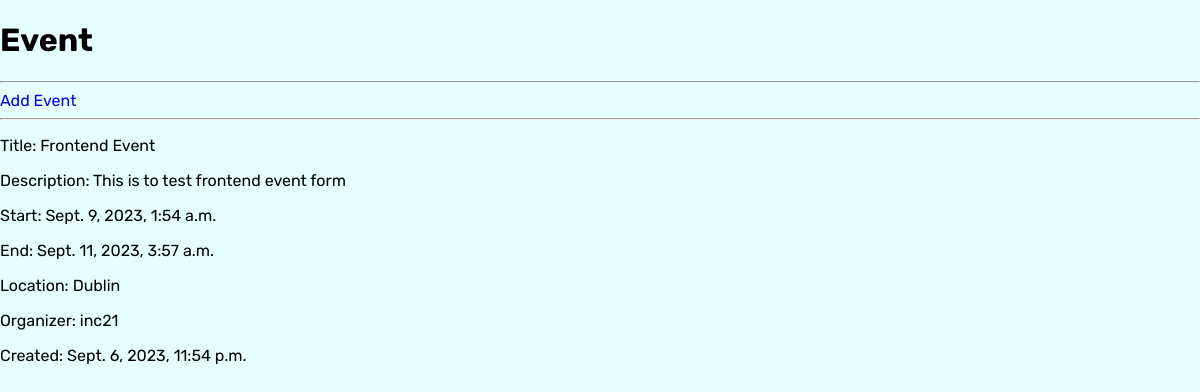
The app's page /event/9/ with its own data.
### ecoevents/models.py (models this page shows, shortened)
class Ecoevent(models.Model):
    organizer = models.ForeignKey(User, on_delete=models.CASCADE)
    title = models.CharField(max_length=200)
    description = models.TextField(max_length=500, blank=True, null=True)
    category = models.CharField(max_length=200)
    start_datetime = models.DateTimeField()
    end_datetime = models.DateTimeField()
    location = models.CharField(max_length=200)
    created_on = models.DateTimeField(auto_now_add=True)
    modified_on = models.DateTimeField(auto_now=True)
    class Meta:
        ordering = ['-created_on']

### ecoevents/views.py (the view)
# urls.py: path("event/<str:event_id>/", views.event, name="event"),
def event(request, event_id):
    event = Ecoevent.objects.get(pk=event_id)
    context = {"event": event}
    return render(request, "event.html", context)

### templates/event.html (shortened to what this page needs)
{% extends "base.html" %}
{% load static %}
{% block content %}
<h1>Event</h1>
<hr>
<a href="{% url 'create_event' %}">Add Event</a>
<hr>
<p>Title: {{ event.title}}</p>
<p>Description: {{ event.description }}</p>
<p>Start: {{ event.start_datetime }}</p>
<p>End: {{ event.end_datetime }}</p>
<p>Location: {{ event.location }}</p>
<p>Organizer: {{ event.organizer }}</p>
<p>Created: {{ event.created_on }}</p>
{%endblock%}

### static/css/style.css (style rules this page uses)
html { scroll-behavior: smooth; }
body { margin: 0; padding: 0; list-style-type: none; box-sizing: border-box; height: 100vh; --main-color: #e7fefe; --secondary-color: #106751; --accent-color: #00a97c; font-family: "Bungee Shade ", cursive; font-family: "Rubik", sans-serif; background: var(--main-color); }
a { text-decoration: none; }
* { box-sizing: border-box; }

### records on screen
Ecoevent: title "Frontend Event", description "This is to test frontend event form", start_datetime "Sept. 9, 2023, 1:54 a.m.", end_datetime "Sept. 11, 2023, 3:57 a.m.", location "Dublin", organizer "inc21", created_on "Sept. 6, 2023, 11:54 p.m."
